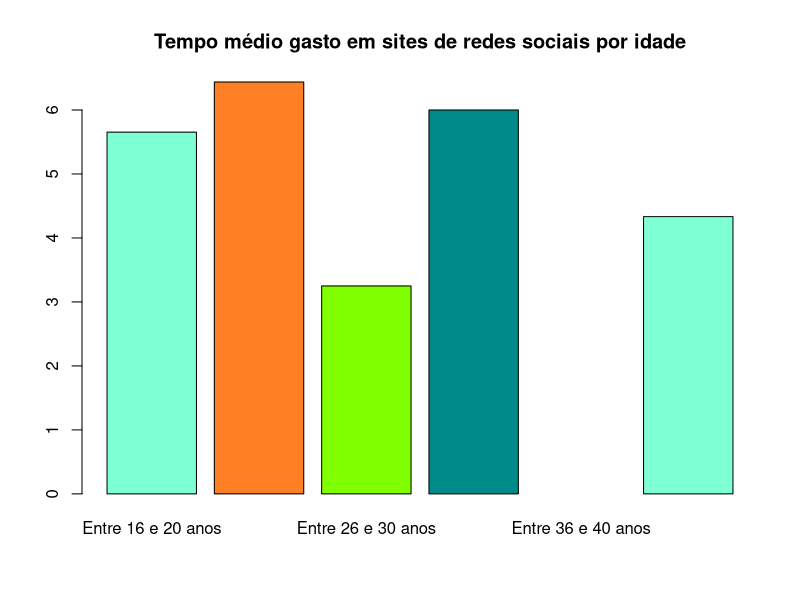
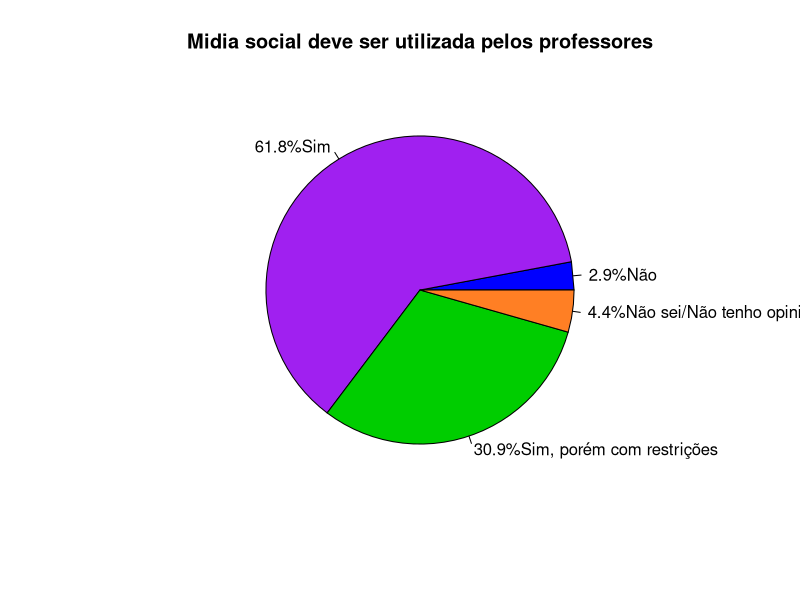
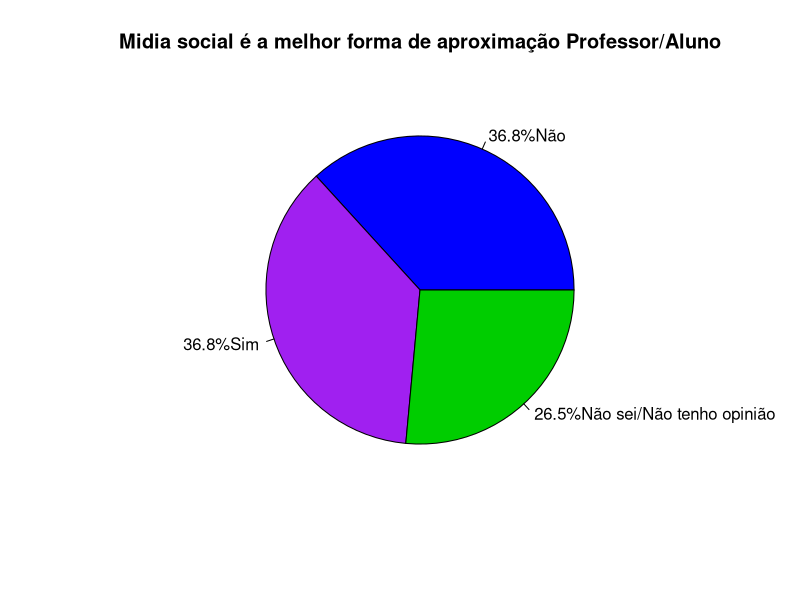
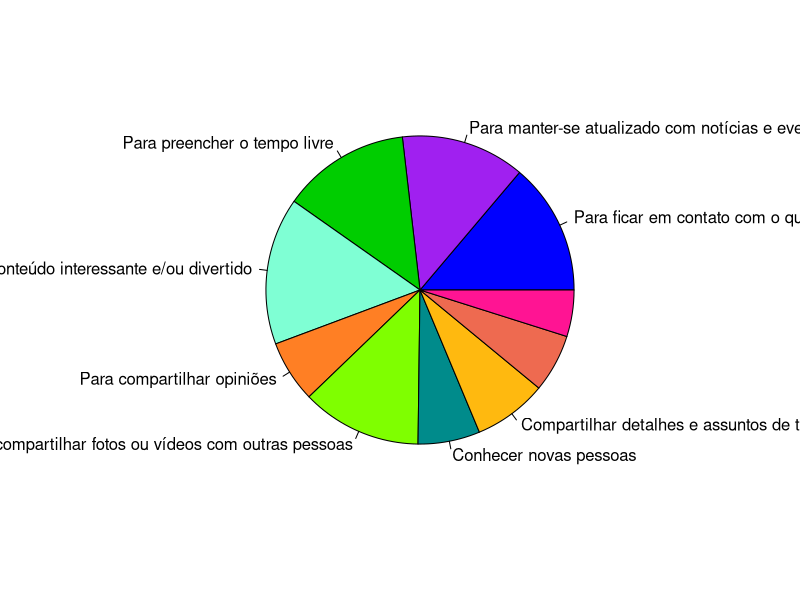

Recreate these plots in R, in order.
## ---- chunk 1
if (!require(readxl)) install.packages('readxl')
library(readxl)

df <- read_excel("../dados/umses_alunos_2018.xlsx")
## ---- chunk 2
idade1 <- subset(df, idade == 1)
idade2 <- subset(df, idade == 2)
idade3 <- subset(df, idade == 3)
idade4 <- subset(df, idade == 4)
idade5 <- subset(df, idade == 5)
idade6 <- subset(df, idade == 6)

md1 <- mean(idade1$tempogasto)
md2 <- mean(idade2$tempogasto)
md3 <- mean(idade3$tempogasto)
md4 <- mean(idade4$tempogasto)
md5 <- mean(idade5$tempogasto)
md6 <- mean(idade6$tempogasto)

idtemp <- data.frame(idade = c("Entre 16 e 20 anos" , "Entre 21 e 25 anos", "Entre 26 e 30 anos", "Entre 30 e 35 anos", "Entre 36 e 40 anos", "Acima de 40 anos"),
                     tempo = c(md1, md2, md3, md4, md5, md6))

barplot(idtemp$tempo, names.arg= idtemp$idade, main = "Tempo médio gasto em sites de redes sociais por idade", col=c("aquamarine", "chocolate1", "chartreuse1", "cyan4", "darkgoldenrod1"))
## ---- chunk 3
uacad=table(df$usoacademico)
lblua <- c("Não", "Sim", "Sim, porém com restrições", "Não sei/Não tenho opinião")
pctua <- round(uacad/sum(uacad)*100, digits=1)
lblua <- paste0(pctua, "%", lblua)
pie(uacad, labels = lblua, edges = 100, angle = 45, col = c("blue","purple", "green3", "chocolate1"), border = NULL,
    lty = NULL, main = "Midia social deve ser utilizada pelos professores")
## ---- chunk 4
aprox=table(df$profchegaal)
lblap <- c("Não", "Sim", "Não sei/Não tenho opinião")
pctap <- round(aprox/sum(aprox)*100, digits=1)
lblap <- paste0(pctap, "%", lblap)
pie(aprox, labels = lblap, edges = 100, angle = 45, col = c("blue","purple", "green3"), border = NULL,
    lty = NULL, main = "Midia social é a melhor forma de aproximação Professor/Aluno")
## ---- chunk 5
contato <- df[df$contato == 1,]
atualizado <- df[df$atualizado == 1,]
preencher <- df[df$preencher == 1,]
encontrar <- df[df$encontrar == 1,]
compopiniao <- df[df$compopiniao == 1,]
compfoto <- df[df$compfoto == 1,]
amigosja <- df[df$amigosja == 1,]
profnetwork <- df[df$profnetwork == 1,]
novaamizade <- df[df$novaamizade == 1,]
compdetalhe <- df[df$compdetalhe == 1,]
x<-c(table(contato$melhoraresul)[2], table(atualizado$melhoraresul)[2],
     table(preencher$melhoraresul)[2], table(encontrar$melhoraresul)[2],
     table(compopiniao$melhoraresul)[2], table(compfoto$melhoraresul)[2],
     table(amigosja$melhoraresul)[2], table(profnetwork$melhoraresul)[2],
     table(novaamizade$melhoraresul)[2], table(compdetalhe$melhoraresul)[2])
n<-c("Para ficar em contato com o que os amigos estão fazendo",
     "Para manter-se atualizado com notícias e eventos atuais",
     "Para preencher o tempo livre",
     "Para encontrar conteúdo interessante e/ou divertido",
     "Para compartilhar opiniões",
     "Para compartilhar fotos ou vídeos com outras pessoas",
     "Conhecer novas pessoas",
     "Compartilhar detalhes e assuntos de trabalho")
pie(x, labels = n, col=c("blue","purple", "green3", "aquamarine", "chocolate1", "chartreuse1", "cyan4", "darkgoldenrod1", "coral2", "deeppink1"))
## ---- chunk 6
# ToDo: gráfico lucas
